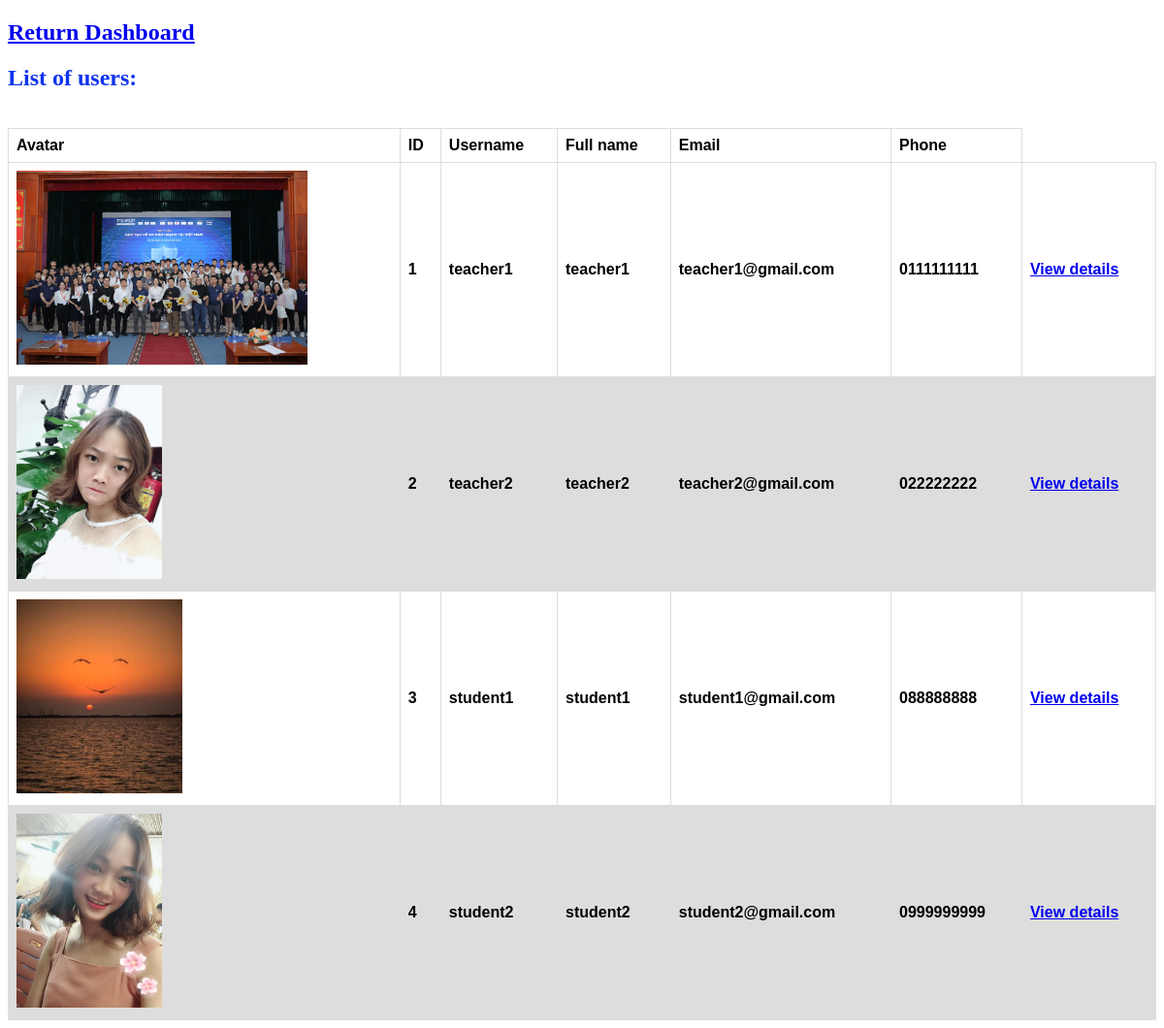
The page /listUsers.php (signed in) on the database its author committed.
### tables this page shows
CREATE TABLE `infusers` (
  `id` int(11) NOT NULL,
  `username` varchar(50) NOT NULL,
  `password` text NOT NULL,
  `name` varchar(50) NOT NULL,
  `email` varchar(50) NOT NULL,
  `phone` text NOT NULL,
  `image` text NOT NULL,
  `role` int(2) NOT NULL
);

### config.php (called while the page is built, shortened)
<?php
    function is_user() {
        return false;
    }
?>

### listUsers.php (the view, shortened to what this page needs)
<?php
    include 'config.php';
    if(is_user())
    {
        $url = "sinhvien/account_user.php";
    }
    else
    {
        $url = "giaovien/account_admin.php";
    }
?>
<!DOCTYPE html>
<html lang="en">
<head>
</head>
<body>
        <h2><a href= "<?php echo $url; ?>">Return Dashboard</a></h2>
		<h2>List of users: </h2><br>
        <table>
            <thead>
                    <tr>
                            <th>Avatar</th>
                            <th>ID</th>
                            <th>Username</th>
                            <th>Full name</th>
                            <th>Email</th>
                            <th>Phone</th>
        		    </tr>
			</thead>
                    <?php
						$sql="select * from infusers";
						$query=mysqli_query($conn,$sql);
                        while($row=mysqli_fetch_array($query))
                        {
                            $u_id = $row['id'];
                            $u_name = $row['username'];
                            $u_fn = $row['name'];
                            $u_email = $row['email'];
                            $u_phone = $row['phone'];
					?>
				        <tr>
                            <th><img src="photo/<?php echo $row['image'] ?>" height=200></th>
					        <th><?php echo $u_id; ?></th>
					        <th><?php echo $u_name; ?></th>
					        <th><?php echo $u_fn; ?></th>
                            <th><?php echo $u_email; ?></th>
                            <th><?php echo $u_phone; ?></th>
                            <th><a href="infoUser.php?id=<?php echo $u_id ?>">View details</a></th>
				        </tr>
                  <?php } ?>
		</table>
</body>
</html>

### listUsers.php (style rules this page uses)
table { font-family: arial, sans-serif; border-collapse: collapse; width: 100%; }
td, th { border: 1px solid #dddddd; text-align: left; padding: 8px; }
tr:nth-child(even) { background-color: #dddddd; }
h2 { color: #0e33ef; font-weight: 800; }

### rows shown on the page
infusers: image (picture), id "1", username "teacher1", name "teacher1", email "teacher1@gmail.com", phone "0111111111"
infusers: image (picture), id "2", username "teacher2", name "teacher2", email "teacher2@gmail.com", phone "022222222"
infusers: image (picture), id "3", username "student1", name "student1", email "student1@gmail.com", phone "088888888"
infusers: image (picture), id "4", username "student2", name "student2", email "student2@gmail.com", phone "0999999999"
